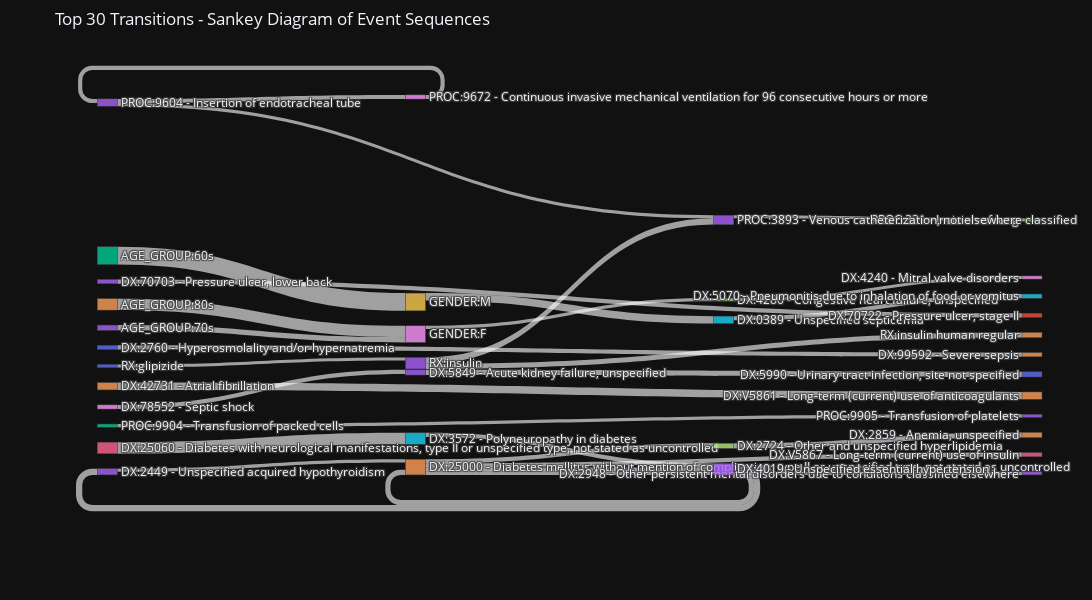

Source (notebook cell):
### Markdown cell above
## 4️⃣ Process Mining & Graphs

### Code cell
import plotly.graph_objects as go

label_list = list(set([event for seq in sequences for event in seq]))
label_list.sort()
label_to_index = {label: idx for idx, label in enumerate(label_list)}

source = []
target = []

for seq in sequences:
    for i in range(len(seq) - 1):
        src = label_to_index[seq[i]]
        tgt = label_to_index[seq[i + 1]]
        source.append(src)
        target.append(tgt)

link_counts = Counter(zip(source, target))

K = 30
top_links = link_counts.most_common(K)

source, target, value = zip(*[(s, t, c) for (s, t), c in top_links])

fig = go.Figure(data=[go.Sankey(
    node=dict(pad=15, thickness=20, label=label_list),
    link=dict(source=source, target=target, value=value)
)])

fig.update_layout(
    title_text="Top 30 Transitions - Sankey Diagram of Event Sequences",
    font_size=12,
    width=1200,
    height=600,
    margin=dict(l=50, r=50, t=50, b=50)
)
fig.show()

### Figure 1 — Plotly figure (JSON) as saved in the notebook; plotly's stock layout.template omitted (floating-point values rounded to 4 significant figures; data arrays with more than 128 entries replaced by an {"elided": "..."} marker saying what was removed)
{"data": [{"link": {"source": [2, 4, 36, 309, 124, 393, 103, 3, 103, 393, 193, 47, 34, 34, 378, 15, 50, 228, 95, 203, 373, 34, 390, 308, 127, 34, 382, 33, 373, 333], "target": [309, 308, 95, 15, 304, 333, 33, 308, 34, 394, 200, 64, 306, 103, 373, 165, 244, 193, 103, 211, 378, 47, 393, 127, 118, 73, 383, 34, 333, 317], "value": [17, 11, 11, 7, 7, 6, 6, 5, 5, 5, 5, 5, 4, 4, 4, 4, 4, 4, 4, 4, 4, 4, 3, 3, 3, 3, 3, 3, 3, 3]}, "node": {"label": {"elided": "398 str values"}, "pad": 15, "thickness": 20}, "type": "sankey"}], "layout": {"title": {"text": "Top 30 Transitions - Sankey Diagram of Event Sequences"}, "font": {"size": 12}, "margin": {"l": 50, "r": 50, "t": 50, "b": 50}, "width": 1200, "height": 600}}
